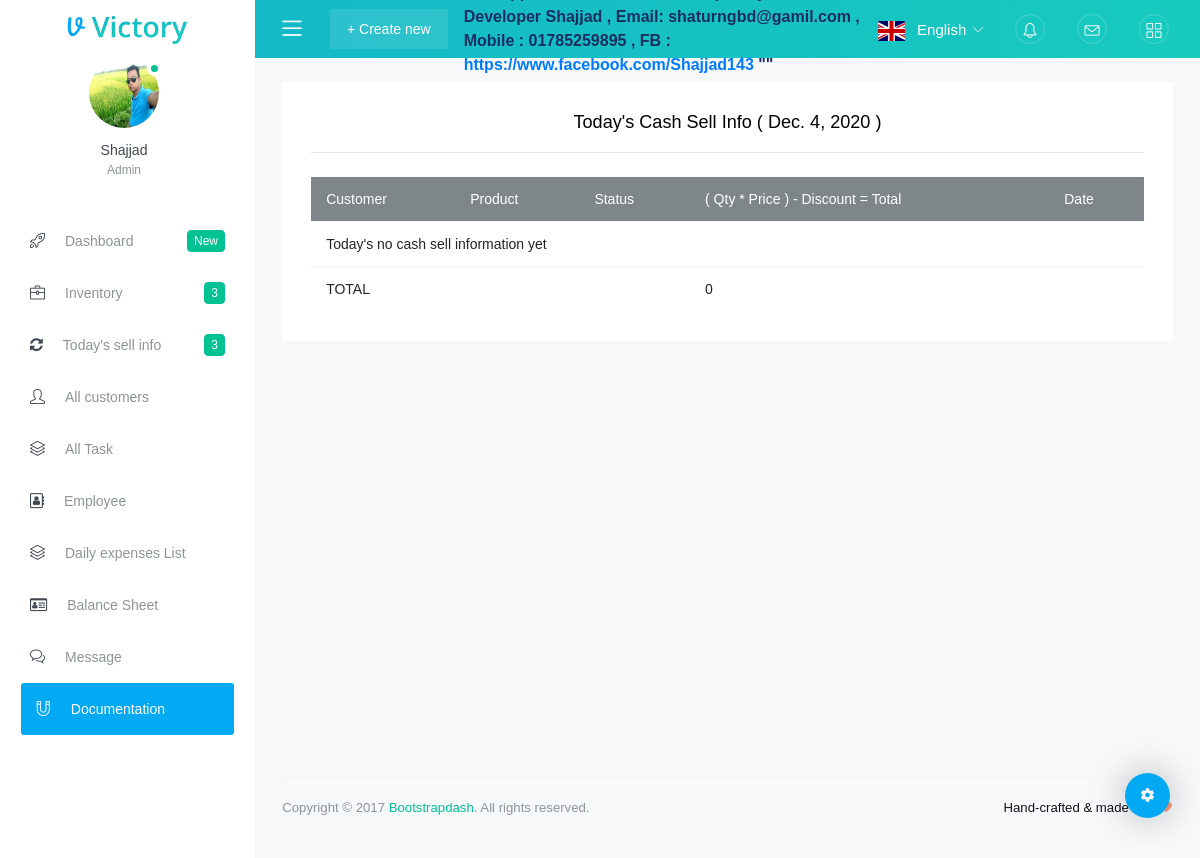
/today-cash-sell/ (signed in), run on the app's committed database.
### Login_app/models.py (models this page shows, shortened)
class User(AbstractBaseUser, PermissionsMixin):
    email = models.EmailField(unique=True, null=False)
    is_staff = models.BooleanField(
        ugettext_lazy('Staff Status'),
        default=False,
        help_text=ugettext_lazy('Designates whether user can log in this site !')
    )
    is_active = models.BooleanField(
        ugettext_lazy('active'),
        default=True,
        help_text=ugettext_lazy(
            'Designates whether user should be treated as active user ! Unselect this instead of deleting account .  ')
    )
    USERNAME_FIELD = 'email'
    objects = MyUserManger()

class Profile(models.Model):
    user = models.OneToOneField(User, on_delete=models.CASCADE, related_name='profile')
    username = models.CharField(max_length=200, blank=True)
    mobile_no = models.CharField(max_length=200, blank=True)
    fb_id = models.URLField(blank=True)
    image = models.ImageField(upload_to='profile_img', blank=True)
    is_online = models.BooleanField(default=False)
    date_created = models.DateTimeField(auto_now_add=True)

### Dashboard_app/decorators.py (the view)
        def wrapper_func(request, *args, **kwargs):
            group = None
            if request.user.groups.exists():
                group = request.user.groups.all()[0].name
                if group in allowed_roles:
                    return view_func(request, *args, **kwargs)
                else:
                    return render(request, 'dashboard_app/not_authorised.html')

### Dashboard_app/context_processors.py (called while the page is built)
def user_role(request):
    role = None
    if request.user.is_authenticated:
        role = request.user.groups.all()[0].name
        return {'role': role}
    else:
        return {'role': role}

def today_all_payments(request):
    today = date.today()
    all_payments = PaymentCart.objects.select_related('shade', 'customers', 'products').filter(payment_date__day=today.day)[0:4]
    total_payments = PaymentCart.objects.select_related('shade', 'customers', 'products').filter(payment_date__day=today.day).count()
    if all_payments.exists():
        return {'all_payments': all_payments, 'total_payments': total_payments}
    return {'total_payments': 0}

### Dashboard_app/views.py (called while the page is built)
@login_required
@allowed_users(allowed_roles=['Admin', 'Accountant', 'Manager'])
def today_cash_sell(request):
    today = date.today()
    cash_products = Product.objects.filter(created__day=today.day, sell_status='Paid')
    total_cash_sell = sum(item.total_price for item in cash_products)
    context = {'cash_products': cash_products, 'today': today, 'total_cash_sell': total_cash_sell}
    return render(request, 'dashboard_app/today_cash_sell.html', context)

### Message_app/context_processors.py (called while the page is built)
def unread_messages(request):
    if request.user.is_authenticated:
        unread_msgs = InboxMessage.objects.filter(receiver_id=request.user, delete_status=True,
                                                  new_msg_active=True)[0:5]
        total_unread_msgs = InboxMessage.objects.filter(receiver_id=request.user,
                                                        delete_status=True, new_msg_active=True).count()
        total_draft_msgs = NewMessage.objects.filter(sender_id=request.user,
                                                     delete_status=True, new_msg_active=True,
                                                     msg_status='Draft').count()
        return {'unread_msgs': unread_msgs, 'total_unread_msgs': total_unread_msgs,
                'total_draft_msgs': total_draft_msgs}
    else:
        return {'total_unread_msgs': 0, 'total_draft_msgs': 0}

def online_active_user(request):
    active_users = User.objects.all()
    return {'active_users': active_users}

### Todo_app/context_processors.py (called while the page is built)
def all_tasks(request):
    tasks = Todo.objects.filter(status='New').order_by('-task_start')[:5]
    return {'tasks': tasks}

### templates/dashboard_app/today_cash_sell.html (shortened to what this page needs)
{% extends 'base/base.html' %}
{% load static %}
{% block content_block %}
<div class="row">
    <div class="col-lg-12 grid-margin stretch-card">
        <div class="card">
            <div class="card-body">
                <h4 class="card-title text-center">Today's cash sell info ( {{ today }} )</h4>
                <hr>
                <div class="table-responsive mt-4">
                    <table class="table">
                        <thead>
                        <tr style="background:#7f868a; color:#fff;">
                            <th>Customer</th>
                            <th>Product</th>
                            <th>Status</th>
                            <th colspan="2">( Qty * Price ) - Discount = Total</th>
                            <th>Date</th>
                        </tr>
                        </thead>
                        <tbody>
                        {% for product in cash_products %}
                        <tr style="background:#dee1e3;{% if product.sell_status == 'Paid' %}background:#6b5c68{% endif %}"  title="Sold by ' {{ product.sold_by }} '">
                            <td>{{ product.customer.name }}</td>
                            <td>{{ product.name }}</td>
                            <td>{{ product.sell_status }}</td>
                            <td colspan="2">( {{ product.quantity }} * {{ product.price }} ) - {{ product.total_discount }} = {{ product.total_price }}</td>
                            <td>{{product.created|date:'SHORT_DATE_FORMAT'}} {{product.created|time:'h:i a'}}</td>
                        </tr>
                        {% empty %}
                        <tr>
                            <td colspan="6">Today's no cash sell information yet</td>
                        </tr>
                        {% endfor %}
                        </tbody>
                        <tfoot>
                        <tr>
                            <td colspan="3">TOTAL</td>
                            <td colspan="3">{{ total_cash_sell }}</td>
                        </tr>
                        </tfoot>
                    </table>
                </div>
            </div>
        </div>
    </div>
</div>
{% endblock %}>

### templates/base/sidebar.html (shortened to what this page needs)
{% load static %}
<nav class="sidebar sidebar-offcanvas" id="sidebar">
	{% with request.resolver_match.url_name as url_name %}
	<ul class="nav">
		{% if request.user.is_authenticated %}
		<li class="nav-item nav-profile">
			<div class="nav-link">
				<a href="{% url 'Login_app:profile' user_id=request.user.pk %}">
					<div class="profile-image" style="cursor:pointer;">
						{% if request.user.profile.image %}
						<img src="{{ request.user.profile.image.url }}" alt="{{ request.user.profile.username }}"/>
						{% else %}
						<img src="{% static 'p_default_image/profile.jpg' %}" alt="Profile image"/>
						{% endif %}
						<span class="online-status online"></span>
					</div>
				</a>
				<div class="profile-name">
					<p class="name">
						{% if request.user.profile.username %}
						{{ request.user.profile.username }}
						{% else %}
						{{ request.user.email }}
						{% endif %}
					</p>
					<p class="designation" style="{% if role == 'Remove-access' %}background:red; color:#fff;{% endif %}">
						{{ request.user.groups.all.0.name }}
					</p>
				</div>
			</div>
		</li>
		{% endif %}
		<li class="nav-item">
			<a class="nav-link" style="background:{% if url_name == 'home' %}#f6f6f6;{% endif %}" href="{% url 'Dashboard:home' %}">
				<i class="icon-rocket menu-icon"></i>
				<span class="menu-title">Dashboard</span>
				<span class="badge badge-success">New</span>
			</a>
		</li>
		<li class="nav-item">
			<a class="nav-link" data-toggle="collapse" href="#ui-basic" aria-expanded="false" aria-controls="ui-basic">
				<i class="icon-briefcase menu-icon"></i>
				<span class="menu-title">Inventory</span>
				<span class="badge badge-success">3</span>
			</a>
		</li>
		<li class="nav-item">
			<a class="nav-link" data-toggle="collapse" href="#ui-basic2" aria-expanded="false" aria-controls="ui-basic">
				<i class="fa fa-spin fa-refresh menu-icon"></i>
				<span class="menu-title">Today's sell info</span>
				<span class="badge badge-success">3</span>
			</a>
		</li>
		<li class="nav-item">
			<a class="nav-link" style="background:{% if url_name == 'all-customer' %}#f6f6f6;{% endif %}" href="{% url 'Dashboard:all-customer' %}">
				<i class="icon-user menu-icon"></i>
				<span class="menu-title">All customers</span>
			</a>
		</li>
		<li class="nav-item">
			<a class="nav-link" style="background:{% if url_name == 'all-tasks-schedule' %}#f6f6f6;{% endif %}" href="{% url 'task:all-tasks-schedule' %}">
				<i class="icon-layers menu-icon"></i>
				<span class="menu-title">All Task</span>
			</a>
		</li>
		{% if role == 'Admin' and request.user.is_superuser %}
		<li class="nav-item">
			<a class="nav-link" style="background:{% if url_name == 'all-employees' %}#f6f6f6;{% endif %}" href="{% url 'Dashboard:all-employees' %}">
				<i class="fa fa-address-book-o menu-icon"></i>
				<span class="menu-title">Employee</span>
			</a>
		</li>
		{% endif %}
		<li class="nav-item">
			<a class="nav-link" style="background:{% if url_name == 'daily-expense-list' %}#f6f6f6;{% endif %}" href="{% url 'Balance:daily-expense-list' %}">
				<i class="icon-layers menu-icon"></i>
				<span class="menu-title">Daily expenses List</span>
			</a>
		</li>
		{% if role == 'Admin' and request.user.is_superuser %}
		<li class="nav-item">
			<a class="nav-link" style="background:{% if url_name == 'balance' %}#f6f6f6;{% endif %}" href="{% url 'Balance:balance' %}">
				<i class="fa fa-id-card-o menu-icon"></i>
				<span class="menu-title">Balance Sheet</span>
			</a>
		</li>
		{% endif %}
		<li class="nav-item">
			<a class="nav-link" style="background:{% if url_name == 'all-employees' %}#f6f6f6;{% endif %}" href="{% url 'Message:inbox' %}">
				<i class="icon-bubbles menu-icon"></i>
				<span class="menu-title">Message</span>
			</a>
		</li>
		<li class="nav-item nav-doc">
			<a class="nav-link bg-primary" href="">
				<i class="icon-magnet menu-icon"></i>
				<span class="menu-title">Documentation</span>
			</a>
		</li>
	</ul>
	{% endwith %}
</nav>

### data on the page
User: user.profile.image (picture), user.profile.username "Shajjad", user.groups.all.0.name "Admin"

### other printed values
{{ total_cash_sell }} "0"
